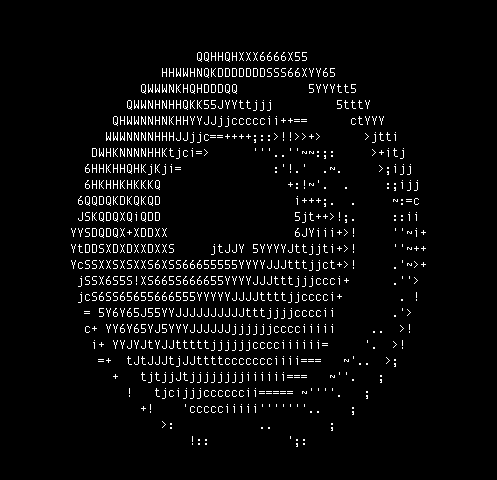
#> input picture resources/eyes/gifs/monad_sphere.gif, 497 x 480 px
$ python jpeg_to_text.py
#> lines starting #> are read from the running program, lines starting #| are printed output that depends on the picture; after the words box and inside, x2 and y2 are one past the last pixel; in counts of white or black regions, pixels touching at a corner belong together
### func.py

# Mostra sequência do olho piscando

import os
import sys
import time
from typing import Any, Literal, NoReturn
import winsound
from random import randint
from time import sleep
from PIL import Image, ImageSequence

# [88 lines left out: functions terminalCommands, delay_print, clear, waitForCommand, readeyes, blinkingEyes, not called in this run]

def monadSphere() -> NoReturn:
    while True:
        with Image.open(('./resources/eyes/gifs/monad_sphere.gif')) as gif:
#> gif is the input picture: PIL image 497x480 P; 4.2% white in thin lines or dots, all inside (x1, y1, x2, y2) = (71, 52, 426, 447)
            gif.seek(1)
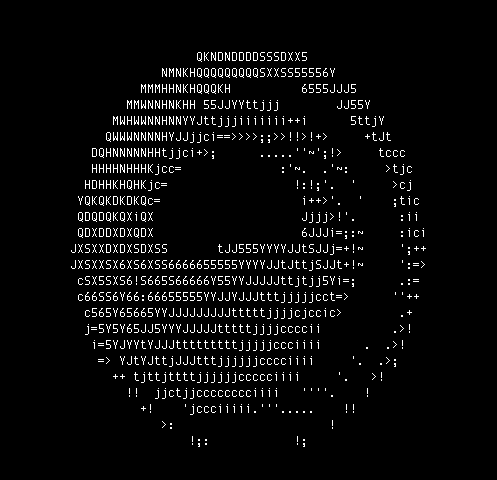
#> gif: PIL image 497x480 RGB; 4.2% white in thin lines or dots, all inside (x1, y1, x2, y2) = (71, 52, 426, 447)
            try:
                while 1:
                    gif.seek(gif.tell()+1)
                    gif.show()
#> this loop made 119 passes
#> pass 1, in monadSphere, `gif.show()`:
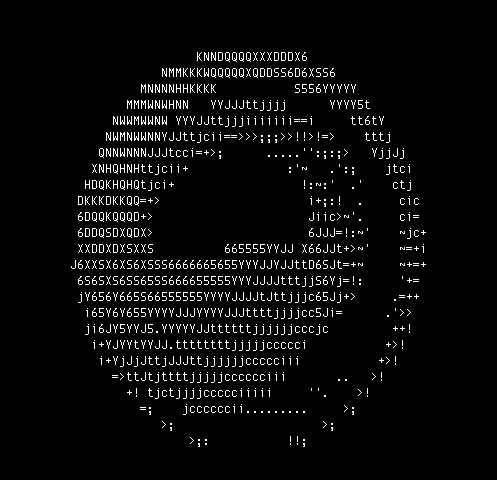
#> shown: PIL image 497x480 RGB; 4.2% white in thin lines or dots, all inside (x1, y1, x2, y2) = (71, 52, 426, 447)
#> pass 2, in monadSphere, `gif.show()`:
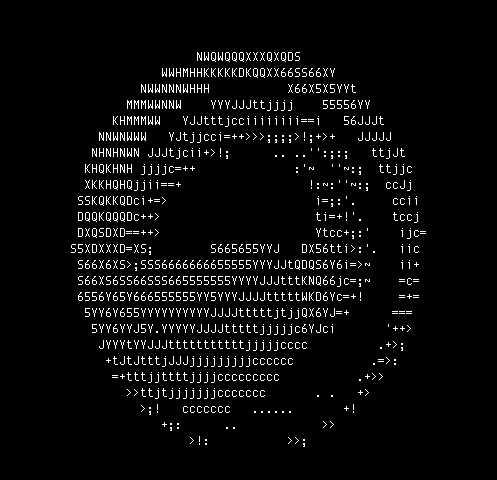
#> shown: PIL image 497x480 RGB; 4.2% white in thin lines or dots, all inside (x1, y1, x2, y2) = (71, 52, 426, 447)
#> after the loop:
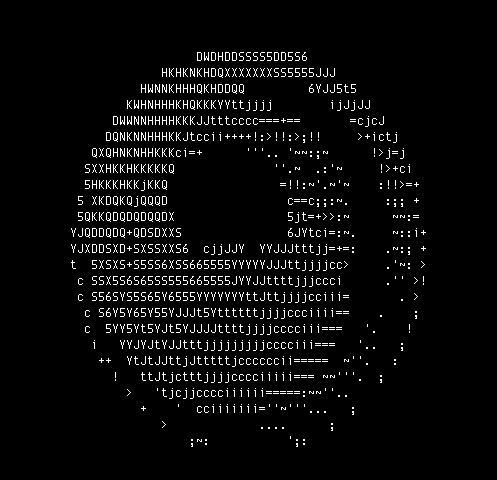
#> gif: PIL image 497x480 RGB; 4.2% white in thin lines or dots, all inside (x1, y1, x2, y2) = (71, 52, 426, 447)
            except KeyboardInterrupt or EOFError:
                clear()
                gif.close()
                boot()


"""def monadSphereFunctioning() -> NoReturn:

    # A function that prints the sphere spinning.
    while True:
        try:
            monadSphere()
        except KeyboardInterrupt:
            clear()
            boot()"""


# [11 lines left out: function olhopiscando, not called in this run]


"""
piscandoolhos = 0


    def capturarThread() -> None:

    It captures the input from the user and sets the global variable piscandoolhos to 1.

    global piscandoolhos
    input()
    piscandoolhos = 1

def continuePiscando() -> None:
    t1 = threading.Thread(target= olhopiscando(readeyes()), name='piscandoolhos', daemon=True)
    t1.start()
    while piscandoolhos:
       print("Press enter to continue")"""


# [117 lines left out: functions unknownCommand, boot, helpCommand, programa, not called in this run]

monadSphere()

### jpeg_to_text.py
# Python code to convert an image to txt
from io import TextIOWrapper
import sys
import random
import argparse
from typing import Any, Literal
from typing_extensions import LiteralString
import numpy as np
import math
#> (the run stopped early here; a loop or call above may not have finished)
